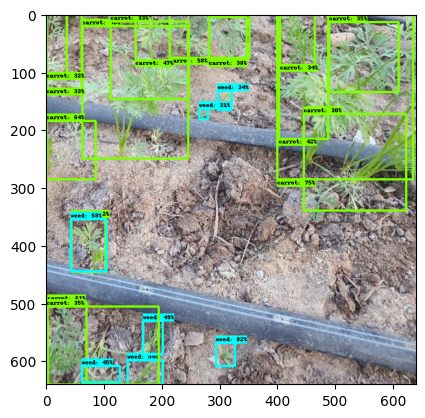
#> input picture GRowBot/images/SSD1.png, 425 x 418 px, found by its file name; its folder holds only this picture in this run
$ jupyter execute --allow-errors 'Conventional_ basic thresholding methods from lectures and tutorials.ipynb'
#> lines starting #> are read from the running program, lines starting #| are printed output that depends on the picture; after the words box and inside, x2 and y2 are one past the last pixel; in counts of white or black regions, pixels touching at a corner belong together
This performs well on individual apples but poorly on bunches. NOW OUTDATED

# Import our modules

[cell 1]
import numpy as np
import matplotlib.pyplot as plt
import matplotlib.image as mpimg
import cv2
from google.colab.patches import cv2_imshow
import os
from scipy import ndimage # multidimensional image processing
from skimage.color import rgb2hsv # image processing algorithms
from skimage.feature import local_binary_pattern

### Change run time to gpu
Tools -> Runtime -> GPU

# Mount to google drive

[cell 2]
from google.colab import drive
drive.mount('/content/drive')

# Get images and process
1. read them in
2. convert to hsv
3. convert to greyscale
4. utilise histogram equalisation

[cell 3]
test_images=[]
# make some fake label values as an example
test_labels = np.arange(10)
# convert this 1D array to 2D array
test_labels = np.expand_dims(test_labels, axis=1)

data_path = '/content/drive/Shareddrives/Machine_Vision_Group_4/MinneApple_Datasets/Smaller_Dataset/images/'


#> (the rest of this cell did not finish here and is left out)

### If the above is still not very clear... use HSV colourspace as an alternative to the RGB colourspace!

# HSV Colourspace
(Hue-saturation value)

[cell 4]
# select your image
img = cv2.imread(test_images[0])
#> img is the input picture: shape (418, 425, 3); mean B, G, R 159, 177.2, 165.4
print(test_images[0])

hsv_img = rgb2hsv(img)
#> hsv_img: shape (418, 425, 3) float64; mean of channels 0, 1, 2 0.377, 0.182, 0.723
colour = img.copy() # make a deep copy of the original image


# plt.imshow(hsv_img[:,:,0], cmap="gray") # select this channel which we are using to distinguish our apples


hsv_c = (255*hsv_img[:,:,0]).astype(np.uint8) # scale data from [0, 1] to [0, 255] and convert to uint8 type
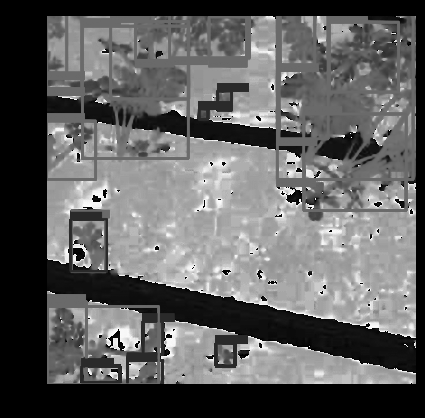
#> hsv_c: shape (418, 425); min 0, max 252, mean 95.9

equ = cv2.equalizeHist(hsv_c) # histogram equalisation
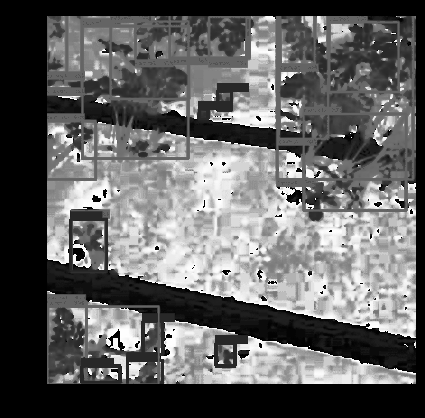
#> equ: shape (418, 425); min 0, max 255, mean 98.4

# look at using LBP - this can
LBPimage = cv2.cvtColor(img, cv2.COLOR_BGR2GRAY)
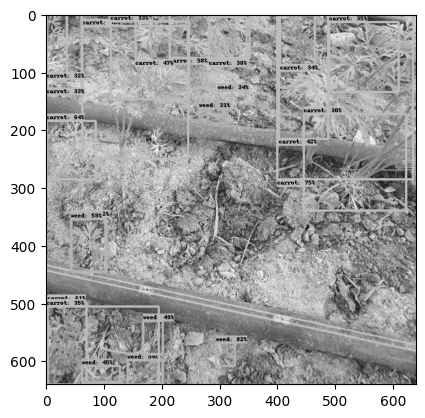
#> LBPimage: shape (418, 425); min 0, max 255, mean 171.6
lbp = local_binary_pattern(LBPimage, 8, 1, 'uniform')
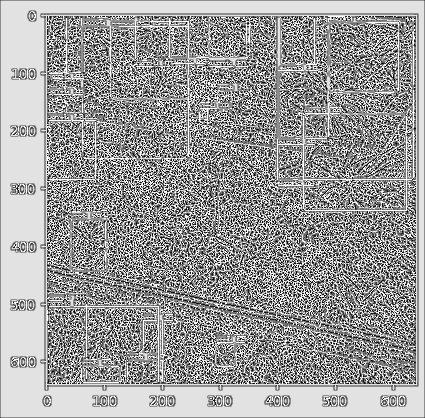
#> lbp: shape (418, 425) float64; min 0, max 9, mean 5.54; drawn with min black and max white

# perform thresholding! - thresh 1 and 2 are automatically defined but must be written in
thresh1, thresh_hsv_MANUAL = cv2.threshold(equ, thresh=90, maxval=255, type=cv2.THRESH_BINARY_INV) # manually selected threshold, low values to 255
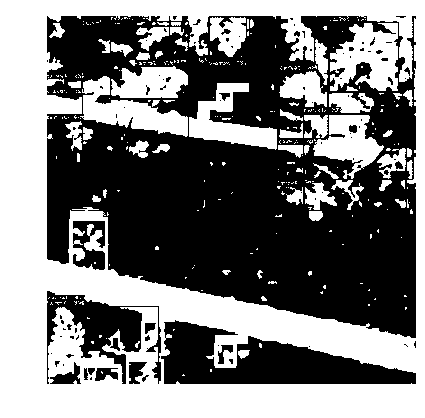
#> thresh_hsv_MANUAL: shape (418, 425); 48.4% white; 301 white regions (239 under 20 px), largest, box (x1, y1, x2, y2) and area: (0, 0, 425, 418) 64082, (330, 23, 398, 91) 3108, (80, 76, 188, 137) 2821
thresh2, thresh_hsv_OTSU = cv2.threshold(hsv_c, thresh=128, maxval=255, type=cv2.THRESH_OTSU) # OTSU THRESHOLDING manually selected threshold, low values to 255
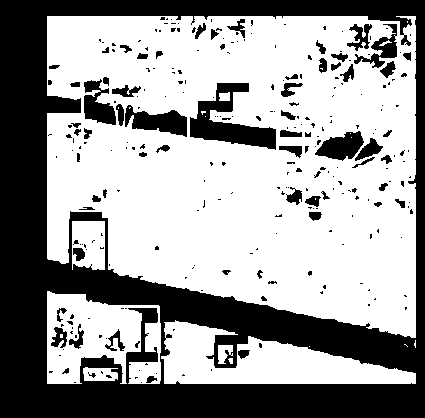
#> thresh_hsv_OTSU: shape (418, 425); 60.9% white; 276 black regions (208 under 20 px), largest, box (x1, y1, x2, y2) and area: (0, 0, 425, 418) 57818, (190, 83, 276, 150) 2465, (125, 105, 187, 137) 1110
#> thresh2 = 80
thresh_hsv_ADAPTIVE = cv2.adaptiveThreshold(hsv_c,255,cv2.ADAPTIVE_THRESH_GAUSSIAN_C, cv2.THRESH_BINARY,301,3) # adaptive thresholding.
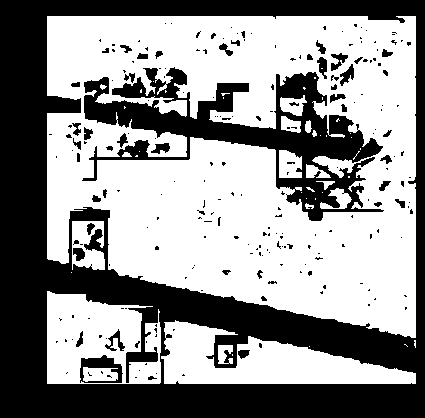
#> thresh_hsv_ADAPTIVE: shape (418, 425); 57.2% white; 229 black regions (181 under 20 px), largest, box (x1, y1, x2, y2) and area: (0, 0, 425, 418) 57472, (82, 67, 384, 221) 14566, (80, 355, 123, 383) 561


# NEED TO EXPLORE LAYERS OF MULTIPLE THRESHOLDING FOR THE BUNCH
# ALSO WORTH TRYING PREPROCESSING FUNCTIONS IN OPENCV - USE HISTOGRAM EQUALISATION.
#thresh2, thresh_hsv_OTSU = cv2.threshold(thresh_hsv_OTSU, thresh=128, maxval=255, type=cv2.THRESH_OTSU) # OTSU THRESHOLDING manually selected threshold, low values to 255

plt.figure(figsize=(5, 8))
plt.subplot(2,3,1)
plt.imshow(img[:,:,::-1]) # the indexing here corrects the colour order from cv2.imread to plt.plot
plt.title("Original image")
plt.subplot(2,3,2)
plt.imshow(hsv_img)
plt.subplot(2,3,3)
plt.imshow(hsv_img[:,:,0], cmap="gray")
plt.subplot(2,3,4)
plt.imshow(thresh_hsv_MANUAL,cmap="gray")
plt.title("Manual")
plt.subplot(2,3,5)
plt.imshow(thresh_hsv_OTSU,cmap="gray")
plt.title("Otsu")
plt.subplot(2,3,6)
plt.imshow(thresh_hsv_ADAPTIVE,cmap="gray")
plt.title("Adaptive")

#plt.savefig("figure.png")
plt.show()
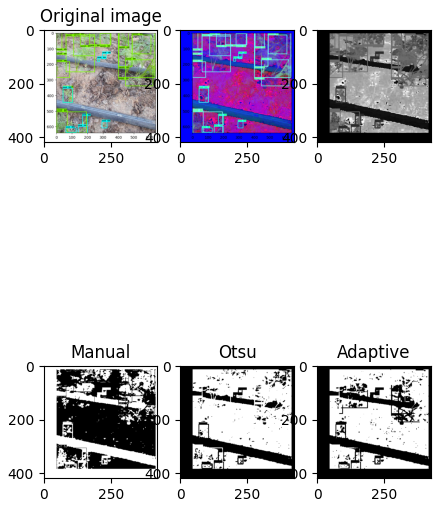
#> figure drawn by matplotlib, 6 panels
